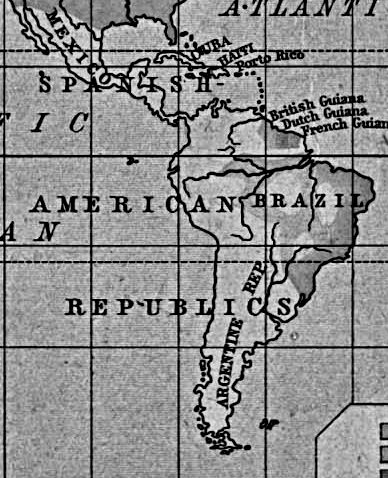
#> input picture Atividade7/mapa1.jpg, 388 x 478 px
$ python Limiar.py
#> lines starting #> are read from the running program, lines starting #| are printed output that depends on the picture
import cv2 as cv
import numpy as np

def remover_linhas_letras(source):
    # Converter a imagem para escala de cinza

    gray = cv.cvtColor(source, cv.COLOR_BGR2GRAY)

    # Aplicar limiarização para binarizar a imagem
    #th = cv.adaptiveThreshold(gray,255,cv.ADAPTIVE_THRESH_GAUSSIAN_C, cv.THRESH_BINARY_INV,3,30)
    _,th = cv.threshold(gray,20,255,cv.THRESH_BINARY)
    return th

def limiarizacaoOTSU(source):
    gray = cv.cvtColor(source, cv.COLOR_BGR2GRAY)
    _,th = cv.threshold(gray,0,255,cv.THRESH_BINARY+cv.THRESH_OTSU)
    return th

def limiarizacaoAdaptive(source):
    gray = cv.cvtColor(source, cv.COLOR_BGR2GRAY)
    th = cv.adaptiveThreshold(gray,255,cv.ADAPTIVE_THRESH_MEAN_C,cv.THRESH_BINARY,11,2)
    return th

def main():
    map1 = cv.imread("mapa1.jpg")
#> map1 is the input picture: shape (478, 388, 3); min 0, max 248, mean 141.9
    map2 = cv.imread("mapa2.jpg")
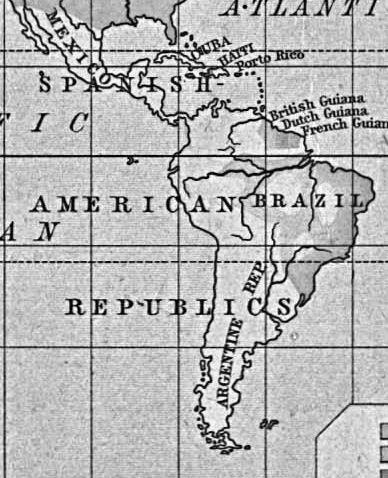
#> input picture Atividade7/mapa2.jpg, 388 x 478 px
#> map2 is the input picture: shape (478, 388, 3); min 0, max 255, mean 181.2
    map3 = cv.imread("mapa3.jpg")
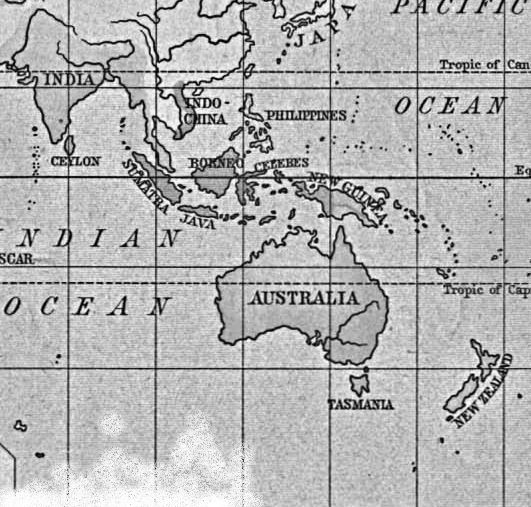
#> input picture Atividade7/mapa3.jpg, 531 x 507 px
#> map3 is the input picture: shape (507, 531, 3); min 0, max 255, mean 179.9
    cartaGetulho = cv.imread("carta_getulio.jpg")
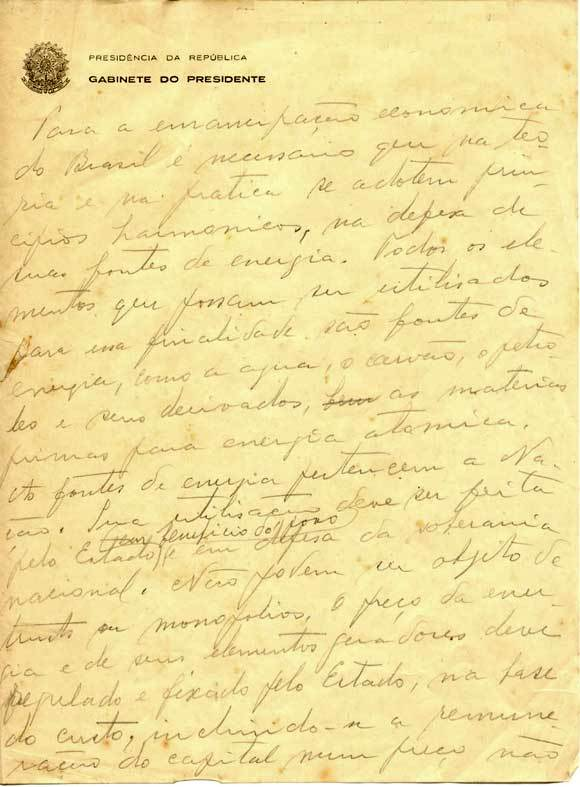
#> input picture Atividade7/carta_getulio.jpg, 580 x 787 px
#> cartaGetulho is the input picture: shape (787, 580, 3); mean B, G, R 157, 224.1, 240.9
    newCartaGG = limiarizacaoOTSU(cartaGetulho)
#> in limiarizacaoOTSU, `gray = cv.cvtColor(source, cv.COLOR_BGR2GRAY)`:
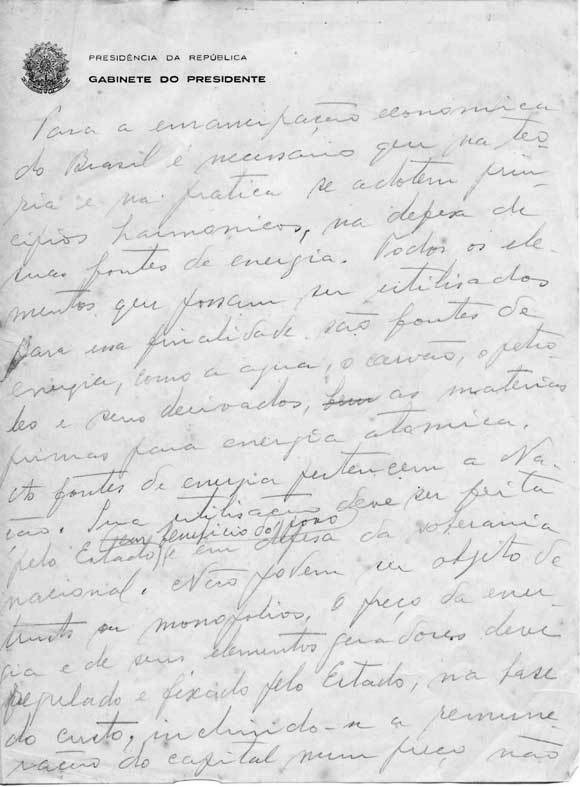
#> gray: shape (787, 580); min 4, max 255, mean 221.5
#> in limiarizacaoOTSU, `_,th = cv.threshold(gray,0,255,cv.THRESH_BINARY+cv.THRESH_OTSU)`:
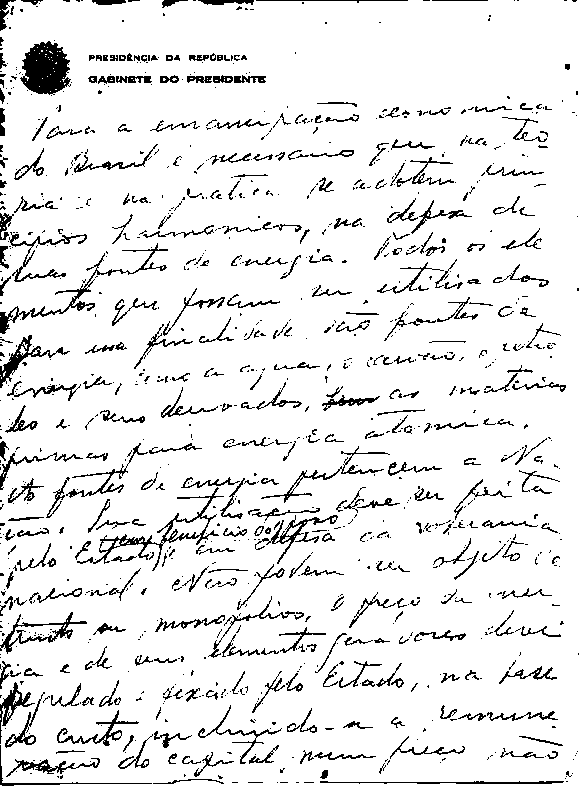
#> th: shape (787, 580); 91.3% white; black in thin lines or dots

    cv.imshow("Carta original", cartaGetulho)
    cv.imshow("Original - Mapa 1", map1)
    cv.imshow("Original - Mapa 2", map2)
    cv.imshow("Original - Mapa 3", map3)

    mapa_sem_linhas_letras1 = remover_linhas_letras(map1)
#> in remover_linhas_letras, `_,th = cv.threshold(gray,20,255,cv.THRESH_BINARY)`: th: shape (478, 388); 89.9% white; black in thin lines or dots
    mapa_sem_linhas_letras2 = remover_linhas_letras(map2)
#> in remover_linhas_letras (call 2), `_,th = cv.threshold(gray,20,255,cv.THRESH_BINARY)`:
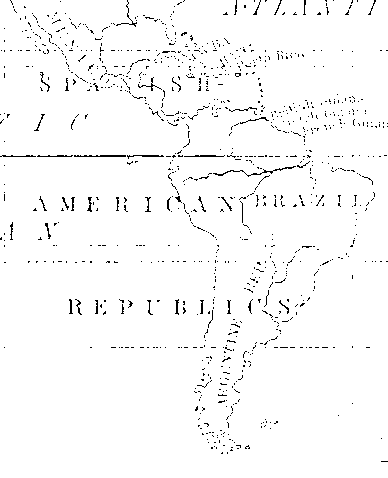
#> th: shape (478, 388); 97.5% white; black in thin lines or dots
    mapa_sem_linhas_letras3 = remover_linhas_letras(map3)
#> in remover_linhas_letras (call 3), `_,th = cv.threshold(gray,20,255,cv.THRESH_BINARY)`:
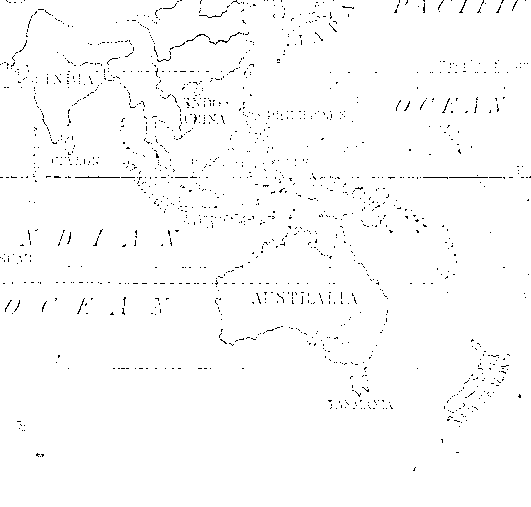
#> th: shape (507, 531); 98.6% white; black in thin lines or dots

    cv.imshow("carta getulho limiarizada", newCartaGG)

    cv.imshow("Mapa sem Linhas/Letras - Mapa 1", mapa_sem_linhas_letras1)
    cv.imshow("Mapa sem Linhas/Letras - Mapa 2", mapa_sem_linhas_letras2)
    cv.imshow("Mapa sem Linhas/Letras - Mapa 3", mapa_sem_linhas_letras3)

    cv.waitKey(0)
    cv.destroyAllWindows()

if __name__ == "__main__":
    main()
